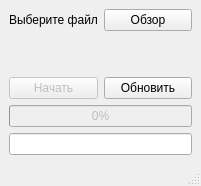
<?xml version="1.0" encoding="UTF-8"?>
<ui version="4.0">
 <class>MainWindow</class>
 <widget class="QMainWindow" name="MainWindow">
  <property name="geometry">
   <rect>
    <x>0</x>
    <y>0</y>
    <width>201</width>
    <height>186</height>
   </rect>
  </property>
  <property name="windowTitle">
   <string>Распознаватель изображений</string>
  </property>
  <widget class="QWidget" name="centralwidget">
   <layout class="QGridLayout" name="gridLayout">
    <item row="0" column="1">
     <widget class="QPushButton" name="file_btn">
      <property name="text">
       <string>Обзор</string>
      </property>
     </widget>
    </item>
    <item row="1" column="0" colspan="2">
     <widget class="QLabel" name="img">
      <property name="text">
       <string/>
      </property>
      <property name="alignment">
       <set>Qt::AlignCenter</set>
      </property>
     </widget>
    </item>
    <item row="2" column="0">
     <widget class="QPushButton" name="start_btn">
      <property name="enabled">
       <bool>false</bool>
      </property>
      <property name="text">
       <string>Начать</string>
      </property>
     </widget>
    </item>
    <item row="0" column="0">
     <widget class="QLabel" name="filename">
      <property name="text">
       <string>Выберите файл</string>
      </property>
     </widget>
    </item>
    <item row="3" column="0" colspan="2">
     <widget class="QProgressBar" name="progress">
      <property name="enabled">
       <bool>false</bool>
      </property>
      <property name="value">
       <number>0</number>
      </property>
     </widget>
    </item>
    <item row="2" column="1">
     <widget class="QPushButton" name="upd_btn">
      <property name="text">
       <string>Обновить</string>
      </property>
     </widget>
    </item>
    <item row="4" column="0" colspan="2">
     <widget class="QLineEdit" name="output">
      <property name="readOnly">
       <bool>true</bool>
      </property>
     </widget>
    </item>
   </layout>
  </widget>
  <widget class="QStatusBar" name="statusbar"/>
 </widget>
 <resources/>
 <connections/>
</ui>
